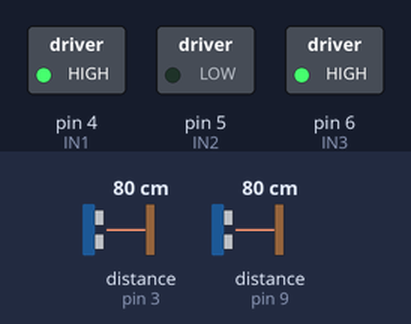
Bench run of a sketch on a simulated Arduino Uno, built with avr-gcc and run on an emulated ATmega328P. On the bench: switched loads named in the sketch (green lamp = pin HIGH). The inputs (shaded band) are chosen by the test bench; at power-on: distance to the obstacle (sensors on pin 3, pin 9) 80 cm. What the sketch prints to the serial monitor is not drawn.

Above: at 1.2 s.
1.3 s: distance to the obstacle (sensor on pin 3) set to 12 cm
4.3 s: distance to the obstacle (sensor on pin 3) set to 9 cm
At 5.0 s:
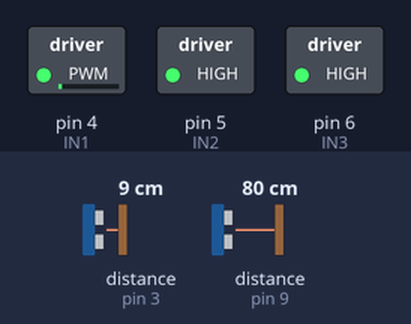
5.8 s: distance to the obstacle (sensor on pin 3) set to 18 cm
At 6.9 s:
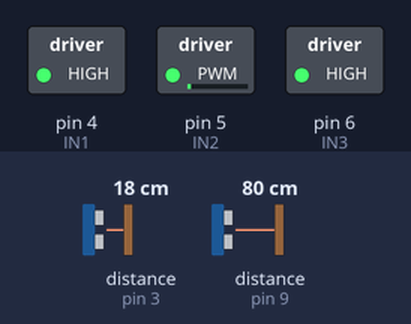
7.3 s: distance to the obstacle (sensor on pin 9) set to 12 cm
At 8.5 s:
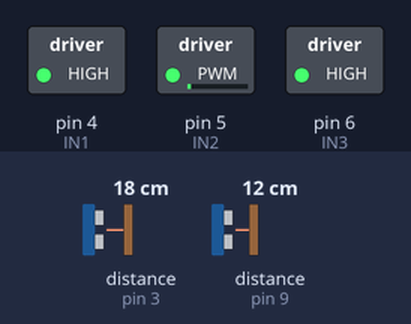
8.8 s: distance to the obstacle (sensor on pin 9) set to 9 cm
At 9.2 s:
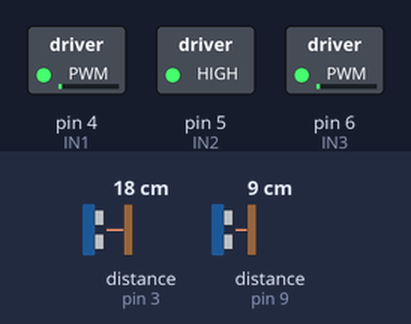
10.3 s: distance to the obstacle (sensor on pin 9) set to 35 cm
At 10.8 s:
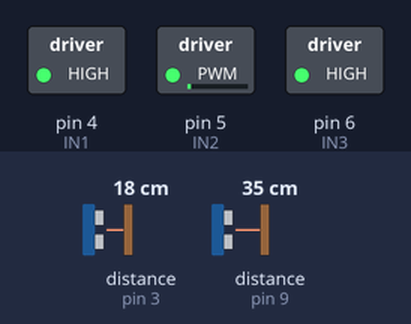
Timing chart, 0 to 12.8 s (numbered marks = the images above; inputs shaded):
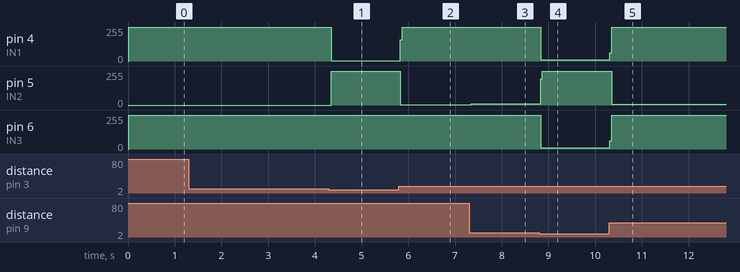

The sketch:

debugging.ino
```cpp
//########Codigo final########
// Ultrasson e motor já integrados; fazer: integrar sensor de linha(tem que ter prioridade)

  //Declarações ------------------------------------
//Declaração ultrassom
#include <Ultrasonic.h>
Ultrasonic ultrassom_frente(2,3);
Ultrasonic ultrassom_esquerda(10,9);
//Ultrasonic ultrassom_direita(11,8);
long distancia[3]; // índices 0,1 e 2, respectivamente, frente, direita, esquerda.
int inimigo[3]; // índices 0,1 e 2, respectivamente, frente, direita, esquerda.
//Declaração sensor de linha
#define Sen_Lin_F1 7
#define Sen_Lin_F2 8
#define Sen_Lin_T 9
// Declaração motor
int IN1 = 4;//Direita
int IN2 = 5;
int IN3 = 6;//Esquerda
int IN4 = 7;

void setup()
{
  Serial.begin(115200);
  // setup do motor
  pinMode(IN1, OUTPUT);//Direita
  pinMode(IN2, OUTPUT);
  pinMode(IN3, OUTPUT);//Esquerda
  pinMode(IN4, OUTPUT);
  // Setup do sensor de linha
  pinMode(Sen_Lin_F1, INPUT);
  pinMode(Sen_Lin_F2, INPUT);
  pinMode(Sen_Lin_T, INPUT);
}

//FUNCOES
void frente()
{
  direita_frente();
  esquerda_frente();
}

void direita_frente()
{
  digitalWrite(IN1,LOW);
  digitalWrite(IN2,HIGH);
}

void direita_tras()
{
  digitalWrite(IN1,HIGH);
  digitalWrite(IN2,LOW);
}

void direita_para()
{
  digitalWrite(IN1,HIGH);
  digitalWrite(IN2,HIGH);
}

void esquerda_frente()
{
  digitalWrite(IN3,HIGH);
  digitalWrite(IN4,LOW);
}

void esquerda_tras()
{
  digitalWrite(IN3,LOW);
  digitalWrite(IN4,HIGH);
}

void esquerda_para()
{
  digitalWrite(IN3,HIGH);
  digitalWrite(IN4,HIGH);
}

void tras()
{
  esquerda_tras();
  direita_tras();
}

void para()
{
  esquerda_para();
  direita_para();
}

void gira_direita()
{
  esquerda_frente();
  direita_tras();
}

void gira_esquerda()
{
  esquerda_tras();
  direita_frente();
}


void loop()
{
  //ULTRASSOM -------------------------------------
// Guarda as distâncias, em centímetros, nos índices correnspondetes do vetor distancia.
  distancia[0]= ultrassom_frente.Ranging(CM);
  distancia[1]= ultrassom_esquerda.Ranging(CM);

  // Guarda 1, se for detectado um objeto em até 90cm e 0 se não for detectado nada nesta distância
  for (int i=0; i<2; i++)
  {
     if (distancia[i] <=10)
    {
     inimigo[i]=1;
    }else
    {
     inimigo[i]=0;
    }
  }
  // Decide se o robô anda para a frente ou vira para um dos lados, dependendo da posição do inimigo.
  if (inimigo[0]==1) // se o inimigo estiver à frente
  {
    para();
    Serial.println("frente");
    frente();
  }else if (inimigo[1] == 1){ //se o inimigo estiver à esquerda
    para();
    Serial.println("esquerda");
    gira_esquerda();
  }
  else{
    para();
    Serial.println("direita");
    gira_direita();
  }

}
```

Measured:
- the behaviour switches between 11 and 10 cm on distance to the obstacle (sensor on pin 3) (found by bisection; images 0 and 1)
- the behaviour switches between 11 and 10 cm on distance to the obstacle (sensor on pin 9) (found by bisection; images 3 and 4)
- after the input at 4.3 s, pin 4 (IN1): 255/255 → 3/255 after 0.05 s; pin 5 (IN2): 0/255 → 255/255 after 0.05 s
- after the input at 5.8 s, pin 4 (IN1): 3/255 → 255/255 at once; pin 5 (IN2): 255/255 → 2/255 at once
- after the input at 7.3 s, pin 5 (IN2): 2/255 → 8/255 after 0.05 s
- after the input at 8.8 s, pin 4 (IN1), pin 6 (IN3): 255/255 → 8/255 at once; pin 5 (IN2): 8/255 → 255/255 at once
- after the input at 10.3 s, pin 4 (IN1), pin 6 (IN3): 8/255 → 255/255 at once; pin 5 (IN2): 255/255 → 5/255 after 0.05 s
